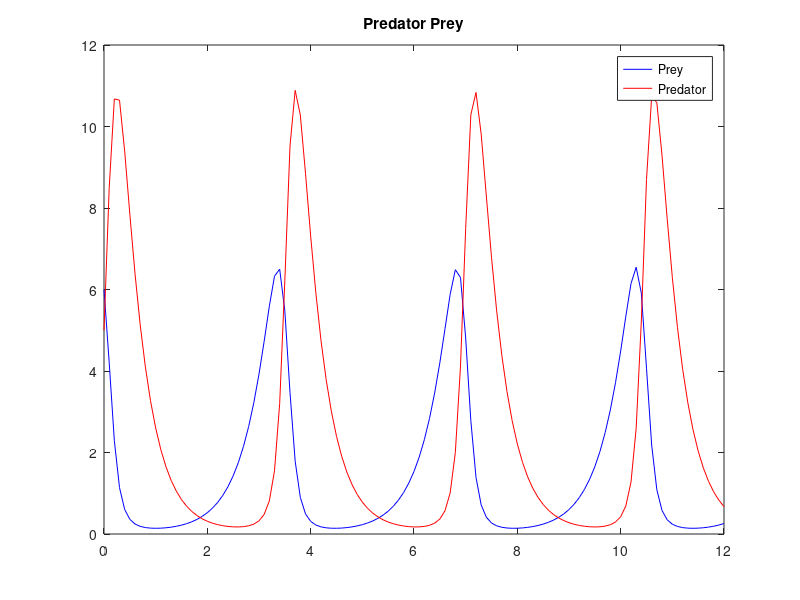

MATLAB code to generate this figure: (Note: this script raises an error after producing the figure.)
%Easter sheet


load LVdata.mat
t = LVdata.t;
eta = LVdata.eta;

%% (a)
% Visulization
plot(t,eta(1,:),'blue')
hold on
plot(t,eta(2,:),'red')
hold off
legend('Prey','Predator')
title('Predator Prey')
%% (b)
% Paramteres
p_1 = [3, 2, 1, 1];
p_2 = [0.1, 0.1, 0.1, 0.1];
x0 = [6; 5];
%ode_sol = LVrhs(t,x0,p_1);

tspan = [t(1) t(end)];
[t_new, ode_sol] = ode45(@(y) odefcn(y,p_1), tspan, x0);
